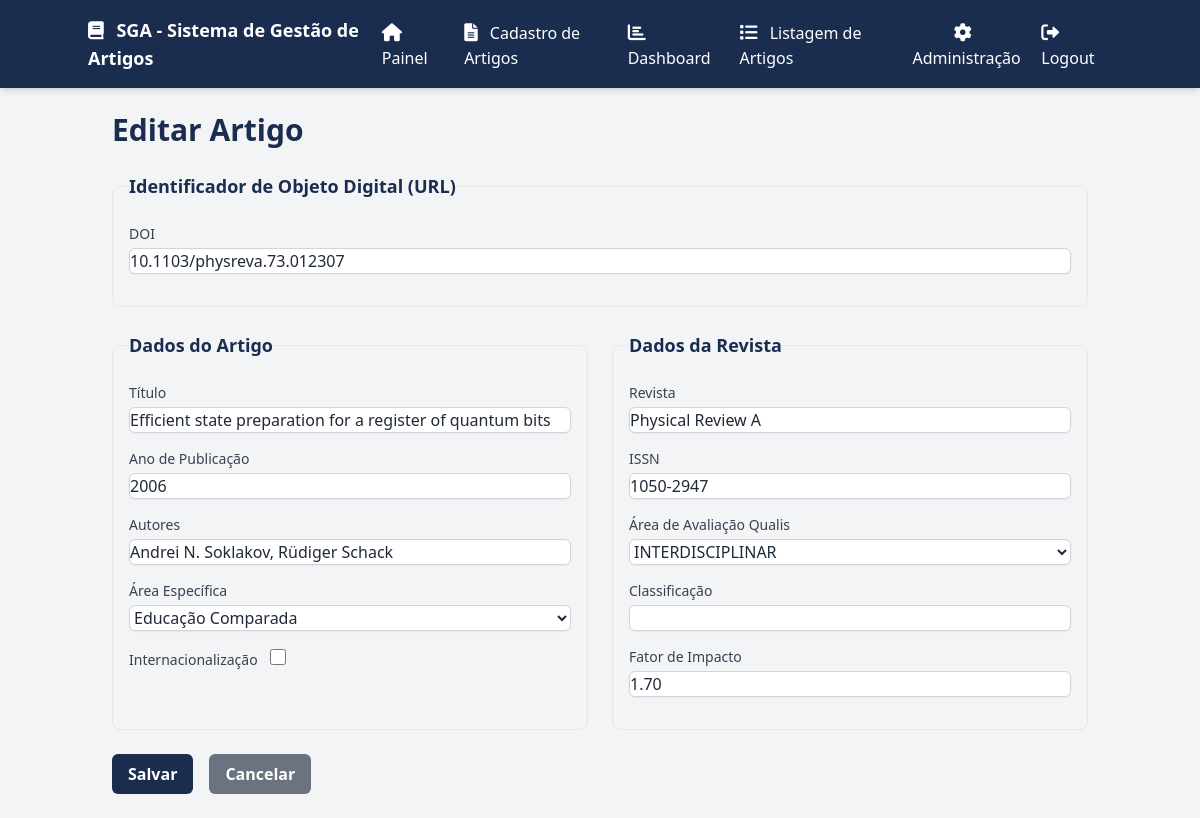
/artigos/editar/9 (signed in), run on the app's committed database.
### app/models.py (models this page shows)
class Artigo(db.Model):
    id = db.Column(db.Integer, primary_key=True)
    doi = db.Column(db.String(255), unique=True, nullable=False)
    titulo = db.Column(db.String(255), nullable=False)
    ano = db.Column(db.Integer, nullable=False)
    revista = db.Column(db.String(255), nullable=False)
    issn = db.Column(db.String(9), nullable=False)
    area_id = db.Column(db.Integer, nullable=False)
    subarea_id = db.Column(db.Integer, nullable=False)
    autores = db.Column(db.String(255), nullable=False)  # Armazenar autores como string, pode ser melhorado com tabela relacional
    internacionalizacao = db.Column(db.Boolean, default=False)
    classificacao = db.Column(db.String(10), nullable=True)
    fator_impacto = db.Column(db.Numeric(5, 3), nullable=True)

### app/routes/routes.py (the view)
@main_bp.route('/artigos/editar/<int:id>', methods=['GET', 'POST'])
@login_required
def editar_artigo(id):
    artigo = Artigo.query.get_or_404(id)
    form = ArtigoForm(obj=artigo)
    form.article_id.data = artigo.id  # Preenche o campo oculto com o ID do artigo
    form.area_id.choices = [(area.id, area.nome) for area in Area.query.all()]
    form.subarea_id.choices = [(subarea.id, subarea.nome) for subarea in Subarea.query.all()]
    if form.validate_on_submit():
        form.populate_obj(artigo)
        db.session.commit()
        flash('Artigo atualizado com sucesso!', 'success')
        return redirect(url_for('main.listar_artigos'))
    return render_template('editar_artigo.html', form=form, artigo=artigo)

### app/__init__.py (called while the page is built)
@login_manager.user_loader
def load_user(user_id):
    from app.models import User
    return User.query.get(int(user_id))  # Carrega o usuário pelo ID

### app/templates/editar_artigo.html (shortened to what this page needs)
<!DOCTYPE html>
<html lang="pt-BR">
<head>
    <script src="https://cdn.tailwindcss.com"></script>
    <link rel="stylesheet" href="https://cdnjs.cloudflare.com/ajax/libs/font-awesome/6.0.0-beta3/css/all.min.css">
</head>
<body class="bg-gray-100 text-gray-800">
    <nav class="bg-[#1b2d4f] p-4 shadow-md">
        <div class="container mx-auto flex justify-between items-center">
            <div class="text-white text-lg font-semibold">
                <i class="fas fa-book mr-2"></i> SGA - Sistema de Gestão de Artigos
            </div>
            <div id="menuItems" class="hidden md:flex space-x-4">
                <a href="{{ url_for('main.painel') }}" class="text-white hover:text-[#f9b233]">
                    <i class="fas fa-home mr-2 text-lg"></i> Painel
                </a>
                <a href="{{ url_for('main.submit_artigo') }}" class="text-white hover:text-[#f9b233]">
                    <i class="fas fa-file-alt mr-2 text-lg"></i> Cadastro de Artigos
                </a>
                <a href="{{ url_for('main.dashboard') }}" class="text-white hover:text-[#f9b233]">
                    <i class="fas fa-chart-bar mr-2 text-lg"></i> Dashboard
                </a>
                <a href="{{ url_for('main.listar_artigos') }}" class="text-white hover:text-[#f9b233]">
                    <i class="fas fa-list mr-2 text-lg"></i> Listagem de Artigos
                </a>
                {% if current_user.is_authenticated and current_user.is_admin %}
                <div class="relative group">
                    <button class="text-white hover:text-[#f9b233] focus:outline-none">
                        <i class="fas fa-cog mr-2 text-lg"></i> Administração
                    </button>
                </div>
                {% endif %}
                {% if current_user.is_authenticated %}
                    <a href="{{ url_for('auth.logout') }}" class="text-white hover:text-[#f9b233]">
                        <i class="fas fa-sign-out-alt mr-2 text-lg"></i> Logout
                    </a>
                {% else %}
                    <a href="{{ url_for('auth.login') }}" class="text-white hover:text-[#f9b233]">
                        <i class="fas fa-sign-in-alt mr-2 text-lg"></i> Login
                    </a>
                {% endif %}
            </div>
        </div>
    </nav>
    <div class="container mx-auto p-6 max-w-5xl">
        <h1 class="text-3xl font-bold mb-6 text-[#1b2d4f]">Editar Artigo</h1>
        <form method="POST">
            <fieldset class="border border-gray-200 p-4 rounded-lg mb-6">
                <legend class="text-lg font-semibold mb-2 text-[#1b2d4f]">Identificador de Objeto Digital (URL)</legend>
                <div class="mb-4">
                    {{ form.doi.label(class="block text-sm font-medium text-gray-700") }}
                    {{ form.doi(class="form-input mt-1 block w-full bg-white border border-gray-300 rounded-md shadow-sm focus:ring-[#f9b233] focus:border-[#f9b233]") }}
                </div>
            </fieldset>
            <div class="grid grid-cols-1 md:grid-cols-2 gap-6">
                <fieldset class="border border-gray-200 p-4 rounded-lg">
                    <legend class="text-lg font-semibold mb-2 text-[#1b2d4f]">Dados do Artigo</legend>
                    <div class="mb-4">
                        {{ form.titulo.label(class="block text-sm font-medium text-gray-700") }}
                        {{ form.titulo(class="form-input mt-1 block w-full bg-white border border-gray-300 rounded-md shadow-sm focus:ring-[#f9b233] focus:border-[#f9b233]") }}
                    </div>
                    <div class="mb-4">
                        {{ form.ano.label(class="block text-sm font-medium text-gray-700") }}
                        {{ form.ano(class="form-input mt-1 block w-full bg-white border border-gray-300 rounded-md shadow-sm focus:ring-[#f9b233] focus:border-[#f9b233]") }}
                    </div>
                    <div class="mb-4">
                        {{ form.autores.label(class="block text-sm font-medium text-gray-700") }}
                        {{ form.autores(class="form-input mt-1 block w-full bg-white border border-gray-300 rounded-md shadow-sm focus:ring-[#f9b233] focus:border-[#f9b233]") }}
                    </div>
                    <div class="mb-4">
                        {{ form.subarea_id.label(class="block text-sm font-medium text-gray-700") }}
                        {{ form.subarea_id(class="form-select mt-1 block w-full bg-white border border-gray-300 rounded-md shadow-sm focus:ring-[#f9b233] focus:border-[#f9b233]") }}
                    </div>
                    <div class="mb-4">
                        {{ form.internacionalizacao.label(class="inline-flex items-center text-sm font-medium text-gray-700") }}
                        {{ form.internacionalizacao(class="form-checkbox h-4 w-4 text-[#1b2d4f] focus:ring-[#f9b233] focus:border-[#f9b233] ml-2") }}
                    </div>
                </fieldset>
                <fieldset class="border border-gray-200 p-4 rounded-lg">
                    <legend class="text-lg font-semibold mb-2 text-[#1b2d4f]">Dados da Revista</legend>
                    <div class="mb-4">
                        {{ form.revista.label(class="block text-sm font-medium text-gray-700") }}
                        {{ form.revista(class="form-input mt-1 block w-full bg-white border border-gray-300 rounded-md shadow-sm focus:ring-[#f9b233] focus:border-[#f9b233]") }}
                    </div>
                    <div class="mb-4">
                        {{ form.issn.label(class="block text-sm font-medium text-gray-700") }}
                        {{ form.issn(class="form-input mt-1 block w-full bg-white border border-gray-300 rounded-md shadow-sm focus:ring-[#f9b233] focus:border-[#f9b233]") }}
                    </div>
                    <div class="mb-4">
                        {{ form.area_id.label(class="block text-sm font-medium text-gray-700") }}
                        {{ form.area_id(class="form-select mt-1 block w-full bg-white border border-gray-300 rounded-md shadow-sm focus:ring-[#f9b233] focus:border-[#f9b233]") }}
                    </div>
                    <div class="mb-4">
                        {{ form.classificacao.label(class="block text-sm font-medium text-gray-700") }}
                        {{ form.classificacao(class="form-select mt-1 block w-full bg-white border border-gray-300 rounded-md shadow-sm focus:ring-[#f9b233] focus:border-[#f9b233]") }}
                    </div>
                    <div class="mb-4">
                        {{ form.fator_impacto.label(class="block text-sm font-medium text-gray-700") }}
                        {{ form.fator_impacto(class="form-input mt-1 block w-full bg-white border border-gray-300 rounded-md shadow-sm focus:ring-[#f9b233] focus:border-[#f9b233]") }}
                    </div>
                </fieldset>
            </div>
            <div class="flex space-x-4 mt-6">
                <button type="submit" class="bg-[#1b2d4f] text-white font-bold py-2 px-4 rounded-md hover:bg-[#14223b] transition-all duration-300 focus:outline-none focus:ring-2 focus:ring-[#f9b233] focus:ring-opacity-50">Salvar</button>
                <a href="{{ url_for('main.listar_artigos') }}" class="bg-gray-500 text-white font-bold py-2 px-4 rounded-md hover:bg-gray-600 transition-all duration-300 focus:outline-none focus:ring-2 focus:ring-gray-400 focus:ring-opacity-50">Cancelar</a>
            </div>
        </form>
    </div>
</body>
</html>

### data on the page
Artigo: doi "10.1103/physreva.73.012307", titulo "Efficient state preparation for a register of quantum bits", ano "2006", autores "Andrei N. Soklakov, Rüdiger Schack", subarea_id "Educação Comparada", revista "Physical Review A", issn "1050-2947", area_id "INTERDISCIPLINAR", fator_impacto "1.70"
